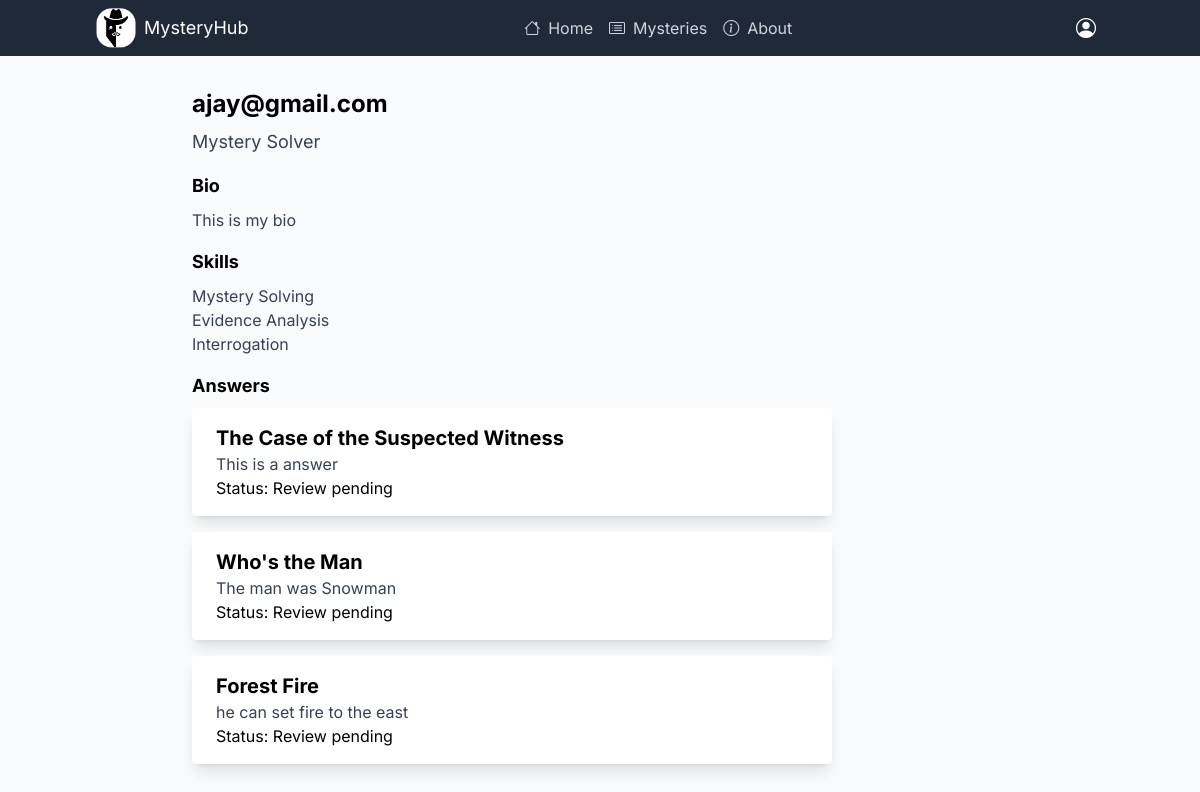
Screenshot of /profile/3/ with the database file from the repository.
### mysteries/models.py (models this page shows)
class User(AbstractUser):
    bio = models.TextField(blank=True)
    skills = models.ManyToManyField('Skill', blank=True)
    recent_mysteries = models.ManyToManyField('Mystery', blank=True)

class Answer(models.Model):
    answer = models.TextField()
    correct = models.BooleanField(default=True)
    reviewed = models.BooleanField(default=False)
    answered_by = models.ForeignKey(User, on_delete=models.CASCADE)
    mystery = models.ForeignKey(Mystery, on_delete=models.CASCADE)

class Mystery(models.Model):
    title = models.CharField(max_length=200)
    description = models.TextField()
    created_by = models.ForeignKey(User, on_delete=models.CASCADE)
    created_at = models.DateTimeField(auto_now_add=True)
    clues = models.TextField()
    is_solved = models.BooleanField(default=False)
    solution = models.TextField()
    tags = models.ManyToManyField(to=Tag, related_name="mysteries", blank=True)

### mysteries/views.py (the view)
# urls.py: path('profile/<int:user_id>/', views.view_profile, name='view_profile'),
def view_profile(request, user_id):
    user_profile = User.objects.get(id=user_id)
    answers = Answer.objects.filter(answered_by=user_profile)
    return render(request, 'profile.html', {'user_profile': user_profile, "answers": answers})

### mysteries/templates/profile.html
{% extends 'layout.html' %}
{% block body %}
<div class="container">
    <div class="max-w-2xl mx-auto px-4 py-8">
        <div class="flex items-center mb-4">
            <div>
                <h2 class="font-bold text-2xl mb-2">{{user_profile.username}}</h2>
                <p class="text-gray-700 text-lg">Mystery Solver</p>
            </div>
        </div>
        <div class="mb-4">
            {% if user_profile == user %}
            <form method="post" class="flex flex-col mt-4 justify-center gap-4" id="bio-form">
                {% csrf_token %}
                <div class="flex flex-col gap-2  justify-start">
                    <label for="bio" class="text-lg font-bold">Bio: </label>
                    <textarea type="text" class="rounded" name="bio" id="bio" placeholder="Tell about yourself"
                        required>{{user_profile.bio}}</textarea>
                </div>
                <div>
                    <input type="submit" value="Submit" class="btn btn-primary">
                </div>
            </form>
            {% else %}
            <h3 class="font-bold text-lg mb-2">Bio</h3>
            <p class="text-gray-700 text-base">{{ user_profile.bio|default:"No bio" }}</p>
            {% endif %}
        </div>
        <div class="mb-4">
            <h3 class="font-bold text-lg mb-2">Skills</h3>
            <ul class="text-gray-700 text-base">
                <li>Mystery Solving</li>
                <li>Evidence Analysis</li>
                <li>Interrogation</li>
            </ul>
        </div>
        <div class="mb-4">
            <h3 class="font-bold text-lg mb-2">Answers</h3>
            {% for answer in answers %}
            <div class="w-full rounded overflow-hidden shadow-lg bg-white mb-4">
                <div class="px-6 py-4">
                    <a href="{% url 'view_mystery' answer.mystery.id %}"
                        class="font-bold text-xl mb-2">{{answer.mystery.title}}</a>
                    <p class="text-gray-700 text-base">
                        {{answer.answer}}
                    </p>
                    <div>
                        Status:
                        {% if not answer.reviewed %}
                        Review pending
                        {% elif answer.correct %}
                        Correct
                        {% else %}
                        Wrong
                        {% endif %}
                    </div>
                </div>
            </div>
            {% empty %}
            No Answers yet
            {% endfor %}
        </div>
    </div>
</div>
{% endblock %}

### rows the page displays
User: username "ajay@gmail.com", bio "This is my bio"
Answer: mystery "The Case of the Suspected Witness", answer "This is a answer", reviewed "Review pending"
Answer: mystery "Who's the Man", answer "The man was Snowman", reviewed "Review pending"
Answer: mystery "Forest Fire", answer "he can set fire to the east", reviewed "Review pending"
